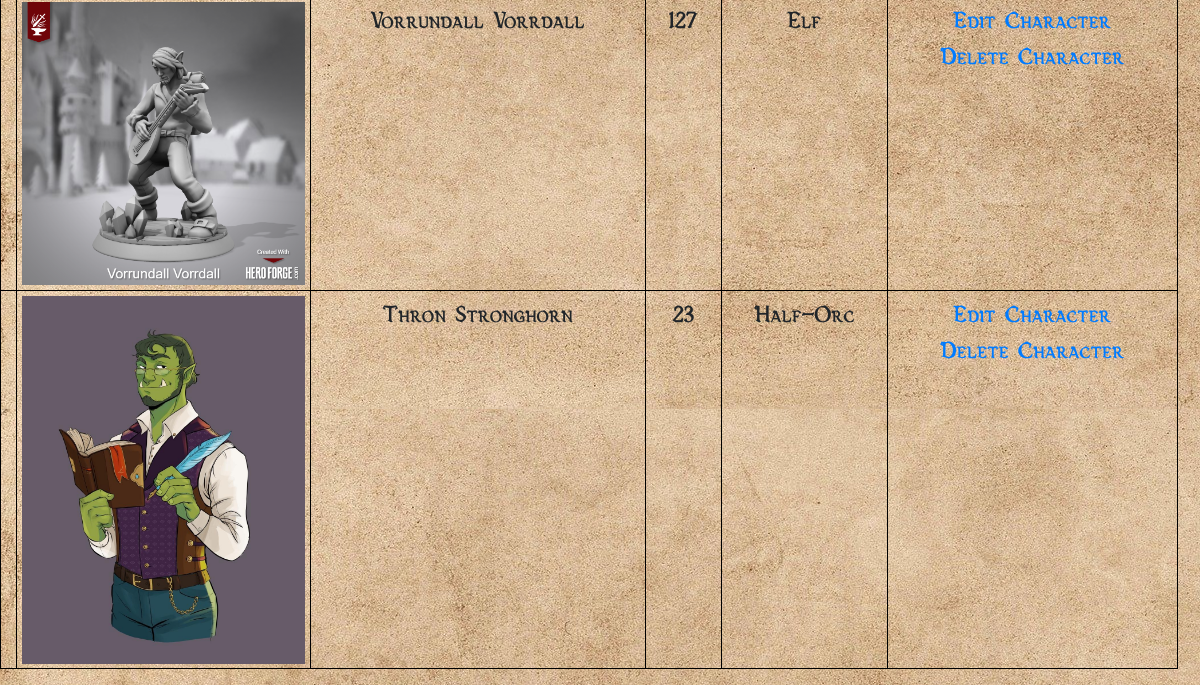
The page /characters.html (lower part) on the database as committed earlier.
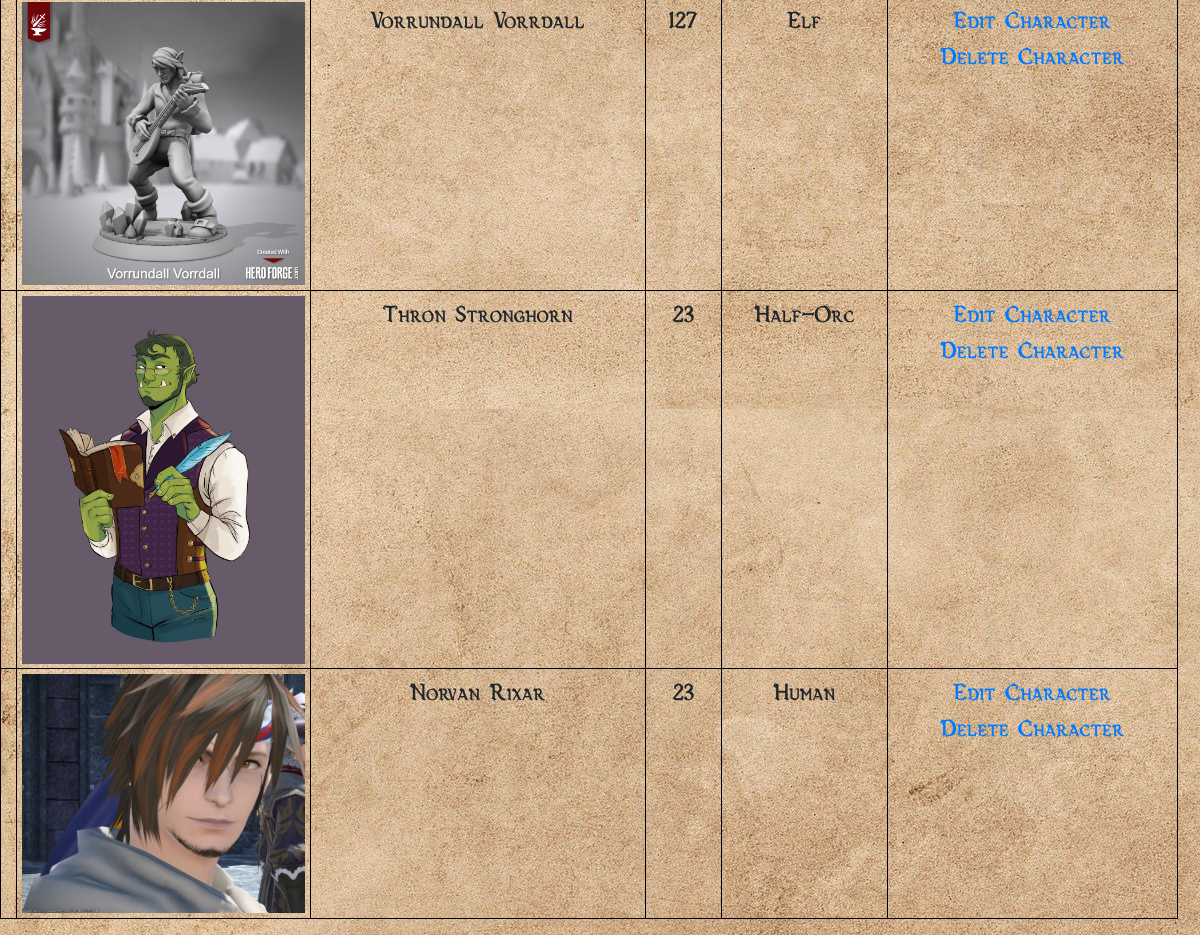
The same page on the database as committed later.
### app.py (models this page shows, shortened)
class Character(db.Model):
    cID = db.Column(db.Integer, primary_key=True)
    cPicPath = db.Column(db.String(100000))# The path to the character photo in the images directory
    cName = db.Column(db.String(100), nullable=False)# Name of the character
    cAge = db.Column(db.Integer)# Age of the character
    cGender = db.Column(db.String(20))# The character's gender
    cRace = db.Column(db.String(20))# Will change to a list of races at a later date, i.e. Human, Elf, Dwarf, Halfling, etc.
    cClass = db.Column(db.String(50))# The character's class, chosen from a list.
    cDesc = db.Column(db.String(100000))# Description of the character, i.e. appearance, backstory
    cStr = db.Column(db.Integer, default=8)# The character's Strength stat
    cDex = db.Column(db.Integer, default=8)# The character's Dexterity stat
    cCon = db.Column(db.Integer, default=8)# The character's Constitution stat
    cInt = db.Column(db.Integer, default=8)# The character's Intelligence stat
    cWis = db.Column(db.Integer, default=8)# The character's Wisdom stat
    cCha = db.Column(db.Integer, default=8)# The character's Charisma stat

### app.py (the view)
@app.route('/characters.html', methods=['POST', 'GET'])
def characters():
    if request.method == 'POST':
        c_Pic = request.files['cPic']
        c_Name = request.form['cName']
        c_Age = request.form['cAge']
        c_Gender = request.form['cGender']
        c_Race = request.form['cRace']
        c_Class = request.form['cClass']
        c_Desc = request.form['cDesc']
        c_Str = request.form['cStr']
        c_Dex = request.form['cDex']
        c_Con = request.form['cCon']
        c_Int = request.form['cInt']
        c_Wis = request.form['cWis']
        c_Cha = request.form['cCha']
        filename = secure_filename(c_Pic.filename)
        c_Pic_Path = os.path.join(app.config['UPLOAD_FOLDER'], filename)
        if c_Pic and allowed_file(c_Pic.filename):
            c_Pic.save(os.path.join(app.config['UPLOAD_FOLDER'], filename))
        if c_Race == "Dragonborn":
            c_Str = int(c_Str) + 2
            c_Cha = int(c_Cha) + 1
        elif c_Race == "Gray Dwarf (Duergar)":
            c_Str = int(c_Str) + 1
            c_Con = int(c_Con) + 2
        elif c_Race == "Hill Dwarf":
            c_Con = int(c_Con) + 2
            c_Wis = int(c_Wis) + 1
        elif c_Race == "Mountain Dwarf":
            c_Str = int(c_Str) + 2
            c_Con = int(c_Con) + 2
        elif c_Race == "Dark Elf (Drow)":
            c_Dex = int(c_Dex) + 2
            c_Cha = int(c_Cha) + 1
        elif c_Race == "High Elf":
            c_Dex = int(c_Dex) + 2
            c_Int = int(c_Int) + 1
        elif c_Race == "Wood Elf":
            c_Dex = int(c_Dex) + 2
            c_Wis = int(c_Wis) + 1
        elif c_Race == "Deep Gnome (Svirfneblin)":
            c_Dex = int(c_Dex) + 1
            c_Int = int(c_Int) + 1
        elif c_Race == "Forest Gnome":
            c_Dex = int(c_Dex) + 1
            c_Int = int(c_Int) + 1
        elif c_Race == "Rock Gnome":
            c_Con = int(c_Con) + 1
            c_Int = int(c_Int) + 1
        elif c_Race == "Half-Elf":
            c_Dex = int(c_Dex) + 1
            c_Int = int(c_Int) + 1
            c_Cha = int(c_Cha) + 2
        elif c_Race == "Lightfoot Halfling":
            c_Dex = int(c_Dex) + 2
            c_Cha = int(c_Cha) + 1
        elif c_Race == "Stout Halfling":
            c_Dex = int(c_Dex) + 2
            c_Con = int(c_Con) + 1
        elif c_Race == "Half-Orc":
            c_Str = int(c_Str) + 2
            c_Con = int(c_Con) + 1
        elif c_Race == "Human":
            c_Str = int(c_Str) + 1
            c_Dex = int(c_Dex) + 1
            c_Con = int(c_Con) + 1
            c_Int = int(c_Int) + 1
            c_Wis = int(c_Wis) + 1
            c_Cha = int(c_Cha) + 1
        elif c_Race == "Tiefling":
            c_Int = int(c_Int) + 1
            c_Cha = int(c_Cha) + 2
        new_character = Character(cPicPath=c_Pic_Path, cName=c_Name, cAge=c_Age, cGender=c_Gender, cRace=c_Race, cClass=c_Class, cDesc=c_Desc, cStr=c_Str, cDex=c_Dex, cCon=c_Con, cInt=c_Int, cWis=c_Wis, cCha=c_Cha)
        try:
            db.session.add(new_character)
            db.session.commit()
            return redirect('/characters.html')
        except:
            return 'There was an issue adding your character to the database.'
    else:
        characters = Character.query.order_by(Character.cID).all()
        return render_template('characters.html', characters=characters)

### templates/characters.html (shortened to what this page needs)
{% extends 'base.html' %}
{% block content %}
<div class="content">
    {% if characters|length >= 1 %}
    <table class="table table-bordered table-sm">
        <tbody>
            {% for character in characters %}
                <tr>
                    <th scope="row"></th>
                    <td class="w-25"><img src="{{ character.cPicPath }}" alt="ref-img" class="img-fluid"></td>
                    <td>{{ character.cName }}</td>
                    <td>{{ character.cAge }}</td>
                    <td>{{ character.cRace }}</td>
                    <td>
                        <a href="/updateCharacter/{{character.cID}}">Edit Character</a>
                        <br>
                        <a href="/deleteCharacter/{{character.cID}}">Delete Character</a>
                    </td>
                </tr>
            {% endfor %}
        </tbody>
    </table>
    {% endif %}
</div>
{% endblock %}

### templates/base.html (shortened to what this page needs)
<!DOCTYPE html>
<html lang="en">
    <head>
        <link rel="stylesheet" href="https://stackpath.bootstrapcdn.com/bootstrap/4.4.1/css/bootstrap.min.css">
    </head>
    <body style="background-color:rgb(0, 0, 0); background-image: url(../static/Images/paper-1074131_1920.jpg); background-position: top left; background-repeat: repeat; background-attachment: fixed; font-family: vecna; text-align: center; max-width: 98.2vw;">
        {% block content %}{% endblock %}
    </body>
</html>

### templates/base.html (style rules this page uses)
th { font-weight: bolder; color: rgb(139, 5, 5); font-size: x-large; }
td { font-weight: bold; font-size: x-large; }
table.table-bordered { border: 1px solid black; }
table.table-bordered > tbody > tr > th { border: 1px solid black; }
table.table-bordered > tbody > tr > td { border: 1px solid black; }

Rows that differ between the two databases and show on the page:
added Character: cPicPath (picture), cName "Norvan Rixar", cAge "23", cRace "Human"
